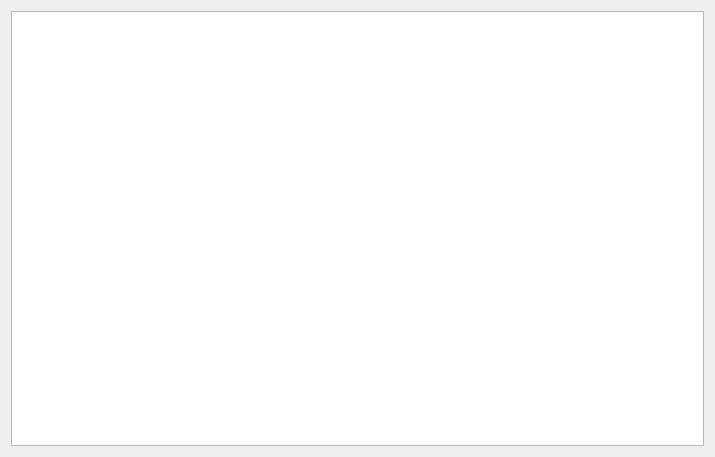
<?xml version="1.0" encoding="UTF-8"?>
<ui version="4.0">
 <class>Widget</class>
 <widget class="QWidget" name="Widget">
  <property name="geometry">
   <rect>
    <x>0</x>
    <y>0</y>
    <width>715</width>
    <height>457</height>
   </rect>
  </property>
  <property name="windowTitle">
   <string>Widget</string>
  </property>
  <layout class="QGridLayout" name="gridLayout">
   <item row="0" column="0">
    <widget class="QTextBrowser" name="logger"/>
   </item>
  </layout>
 </widget>
 <layoutdefault spacing="6" margin="11"/>
 <resources/>
 <connections/>
</ui>
